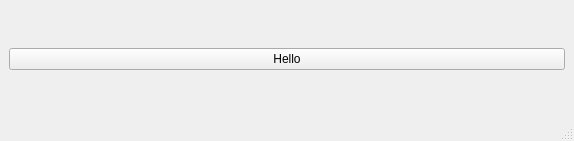
<?xml version="1.0" encoding="UTF-8"?>
<ui version="4.0">
 <class>MainWindow</class>
 <widget class="QMainWindow" name="MainWindow">
  <property name="geometry">
   <rect>
    <x>0</x>
    <y>0</y>
    <width>574</width>
    <height>141</height>
   </rect>
  </property>
  <property name="windowTitle">
   <string>MainWindow</string>
  </property>
  <widget class="QWidget" name="centralwidget">
   <layout class="QVBoxLayout" name="verticalLayout">
    <item>
     <widget class="QPushButton" name="btn">
      <property name="text">
       <string>Hello</string>
      </property>
     </widget>
    </item>
   </layout>
  </widget>
  <widget class="QMenuBar" name="menubar">
   <property name="geometry">
    <rect>
     <x>0</x>
     <y>0</y>
     <width>574</width>
     <height>21</height>
    </rect>
   </property>
  </widget>
  <widget class="QStatusBar" name="statusbar"/>
 </widget>
 <resources/>
 <connections/>
</ui>
